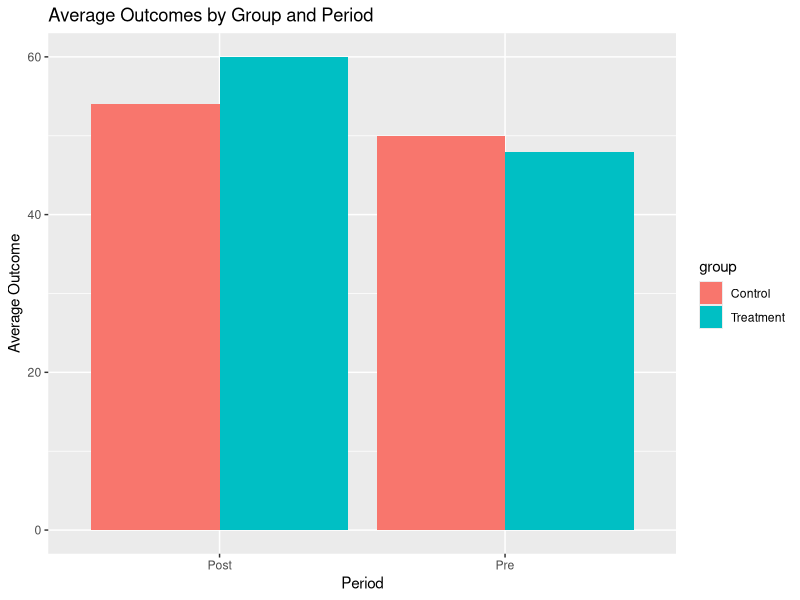

Write the R code that produced this figure.
## ---- chunk 1
library(tidyverse)
library(knitr)
## ---- chunk 2
did_df <- tibble(
  group = c("Control", "Control", "Treatment", "Treatment"),
  period = c("Pre", "Post", "Pre", "Post"),
  outcome = c(50, 54, 48, 60)
)

did_df
## ---- chunk 3
ggplot(did_df, aes(x = period, y = outcome, fill = group)) +
  geom_col(position = "dodge") +
  labs(
    title = "Average Outcomes by Group and Period",
    x = "Period",
    y = "Average Outcome"
  )
## ---- chunk 4
control_pre  <- 50
control_post <- 54
treat_pre    <- 48
treat_post   <- 60

control_change <- control_post - control_pre
treat_change   <- treat_post - treat_pre
did_estimate   <- treat_change - control_change

control_change
treat_change
did_estimate
## ---- chunk 5
did_summary <- tibble(
  Group = c("Control", "Treatment"),
  Pre = c(control_pre, treat_pre),
  Post = c(control_post, treat_post),
  Change = c(control_change, treat_change)
)

kable(did_summary, caption = "Outcomes and Changes by Group")
## ---- chunk 6
set.seed(123)

n <- 100

sim_df <- tibble(
  treatment = rep(c(0, 0, 1, 1), each = n),
  post = rep(c(0, 1, 0, 1), each = n),
  mean_outcome = c(
    rep(50, n),
    rep(54, n),
    rep(48, n),
    rep(60, n)
  )
) %>%
  mutate(
    outcome = rnorm(n = 4 * n, mean = mean_outcome, sd = 4)
  )
## ---- chunk 7
did_model <- lm(outcome ~ treatment + post + treatment:post, data = sim_df)

summary(did_model)
## ---- chunk 8
coef(did_model)["treatment:post"]
## ---- chunk 9
# outcome = rnorm(n = 4 * n, mean = mean_outcome, sd = 4)
## ---- chunk 10
# outcome = rnorm(n = 4 * n, mean = mean_outcome, sd = 4)
## ---- chunk 11
# outcome = mean_outcome
